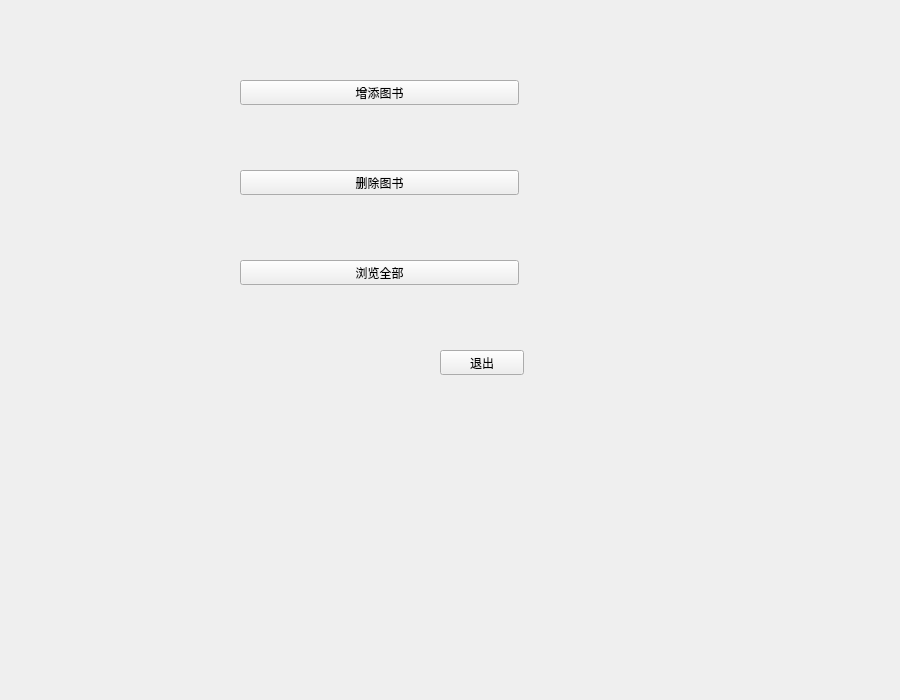
<?xml version="1.0" encoding="UTF-8"?>
<ui version="4.0">
 <class>Control_adm</class>
 <widget class="QWidget" name="Control_adm">
  <property name="geometry">
   <rect>
    <x>0</x>
    <y>0</y>
    <width>900</width>
    <height>700</height>
   </rect>
  </property>
  <property name="minimumSize">
   <size>
    <width>900</width>
    <height>700</height>
   </size>
  </property>
  <property name="windowTitle">
   <string>Form</string>
  </property>
  <property name="styleSheet">
   <string notr="true">background-image: url(:/img/backgroud.png);</string>
  </property>
  <widget class="QPushButton" name="Exit">
   <property name="geometry">
    <rect>
     <x>440</x>
     <y>350</y>
     <width>84</width>
     <height>25</height>
    </rect>
   </property>
   <property name="minimumSize">
    <size>
     <width>0</width>
     <height>25</height>
    </size>
   </property>
   <property name="text">
    <string>退出</string>
   </property>
  </widget>
  <widget class="QPushButton" name="Through">
   <property name="geometry">
    <rect>
     <x>240</x>
     <y>260</y>
     <width>279</width>
     <height>25</height>
    </rect>
   </property>
   <property name="text">
    <string>浏览全部</string>
   </property>
  </widget>
  <widget class="QPushButton" name="Delete">
   <property name="geometry">
    <rect>
     <x>240</x>
     <y>170</y>
     <width>279</width>
     <height>25</height>
    </rect>
   </property>
   <property name="text">
    <string>删除图书</string>
   </property>
  </widget>
  <widget class="QPushButton" name="Add">
   <property name="geometry">
    <rect>
     <x>240</x>
     <y>80</y>
     <width>279</width>
     <height>25</height>
    </rect>
   </property>
   <property name="text">
    <string>增添图书</string>
   </property>
  </widget>
 </widget>
 <resources/>
 <connections/>
</ui>
